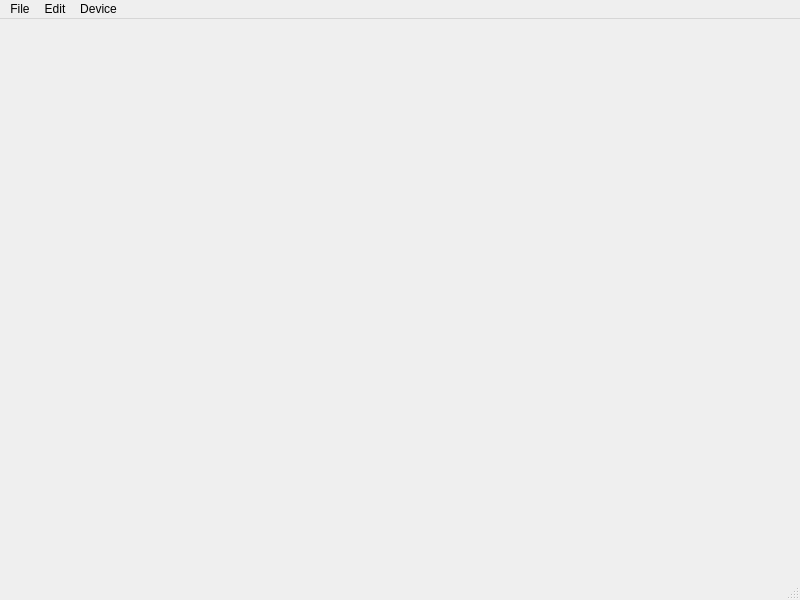
<?xml version="1.0" encoding="UTF-8"?>
<ui version="4.0">
 <class>MainWindow</class>
 <widget class="QMainWindow" name="MainWindow">
  <property name="geometry">
   <rect>
    <x>0</x>
    <y>0</y>
    <width>800</width>
    <height>600</height>
   </rect>
  </property>
  <property name="windowTitle">
   <string>MainWindow</string>
  </property>
  <widget class="QWidget" name="centralwidget"/>
  <widget class="QMenuBar" name="menubar">
   <property name="geometry">
    <rect>
     <x>0</x>
     <y>0</y>
     <width>800</width>
     <height>22</height>
    </rect>
   </property>
   <widget class="QMenu" name="menuFile">
    <property name="title">
     <string>File</string>
    </property>
    <addaction name="actionExit"/>
   </widget>
   <widget class="QMenu" name="menuEdit">
    <property name="title">
     <string>Edit</string>
    </property>
   </widget>
   <widget class="QMenu" name="menuDevice">
    <property name="title">
     <string>Device</string>
    </property>
    <addaction name="actionConfiguration"/>
    <addaction name="actionCalibration"/>
   </widget>
   <addaction name="menuFile"/>
   <addaction name="menuEdit"/>
   <addaction name="menuDevice"/>
  </widget>
  <widget class="QStatusBar" name="statusbar"/>
  <action name="actionConfiguration">
   <property name="text">
    <string>Configuration</string>
   </property>
  </action>
  <action name="actionCalibration">
   <property name="text">
    <string>Calibration</string>
   </property>
  </action>
  <action name="actionExit">
   <property name="text">
    <string>Exit</string>
   </property>
  </action>
 </widget>
 <resources/>
 <connections/>
</ui>
